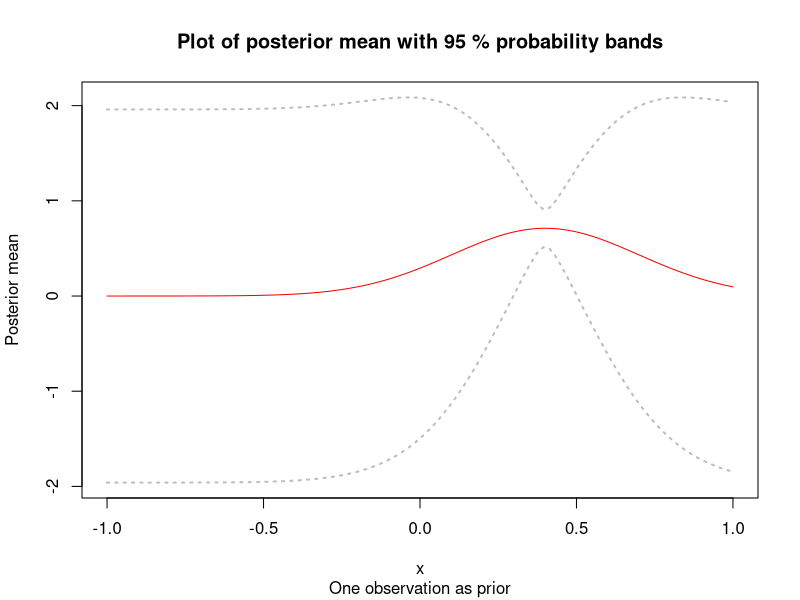
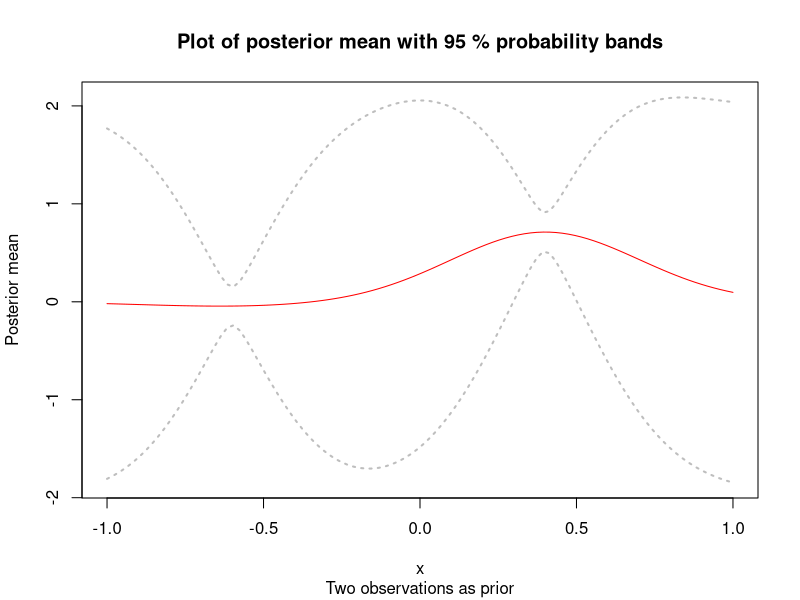
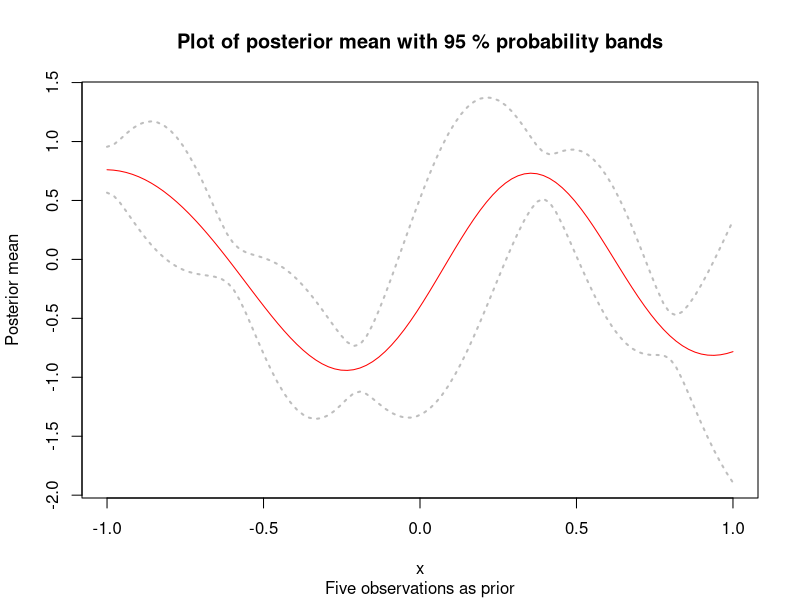
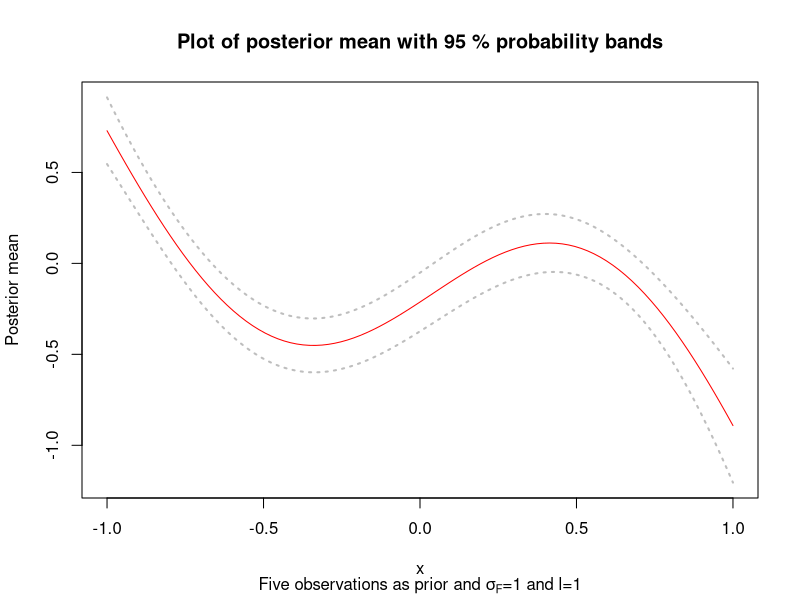

These charts were generated, in order, by the following R code:
library(mvtnorm)

# Covariance function
SquaredExpKernel <- function(x1,x2,sigmaF=1,l=3){
  n1 <- length(x1)
  n2 <- length(x2)
  K <- matrix(NA,n1,n2)
  for (i in 1:n2){
    K[,i] <- sigmaF^2*exp(-0.5*( (x1-x2[i])/l)^2 )
  }
  return(K)
}

posteriorGP = function(X, y, XStar, sigmaNoise, k, ...) {
  n=length(X)
  K=k(X, X, ...)
  kStar=k(X,XStar, ...)
  L = t(chol(K + sigmaNoise^2*diag(n)))
  alpha=solve(t(L),solve(L, y))
  predMean=t(kStar)%*%alpha
  v=solve(L, kStar)
  predVar=k(XStar, XStar, ...)-t(v)%*%v
  return(list(mean=predMean, var=predVar))
}

# 2. Plot one draw from posterior

xTest = seq(-1, 1, length=100)

# Plotting one draw
obs=data.frame(x=0.4, y=0.719)
sigmaF <- 1
sigmaN=0.1
l <- 0.3
posteriorSim=posteriorGP(obs$x, obs$y, xTest, sigmaN, SquaredExpKernel, sigmaF, l)
plot(xTest, posteriorSim$mean, type="l", 
     ylim=c(min(posteriorSim$mean - 1.96*sqrt(diag(posteriorSim$var))), max(posteriorSim$mean + 1.96*sqrt(diag(posteriorSim$var)))),
     col="red", main="Plot of posterior mean with 95 % probability bands", xlab="x", ylab="Posterior mean",
     sub="One observation as prior")
lines(xTest, posteriorSim$mean - 1.96*sqrt(diag(posteriorSim$var)), col = "gray", lwd = 2, lty=21)
lines(xTest, posteriorSim$mean + 1.96*sqrt(diag(posteriorSim$var)), col = "gray", lwd = 2, lty=21)

## 3. Now update posterior with two observations

x=c(0.4, -0.6)
y=c(0.719, -0.044)
obs2=data.frame(x=x, y=y)
posteriorSim2=posteriorGP(obs2$x, obs2$y, xTest, sigmaN, SquaredExpKernel, sigmaF, l)
plot(xTest, posteriorSim2$mean, type="l", 
     ylim=c(min(posteriorSim2$mean-1.96*sqrt(diag(posteriorSim2$var))), max(posteriorSim2$mean+1.96*sqrt(diag(posteriorSim2$var)))),
     col="red", main="Plot of posterior mean with 95 % probability bands", xlab="x", ylab="Posterior mean",
     sub="Two observations as prior")
lines(xTest, posteriorSim2$mean - 1.96*sqrt(diag(posteriorSim2$var)), col = "gray", lwd = 2, lty=21)
lines(xTest, posteriorSim2$mean + 1.96*sqrt(diag(posteriorSim2$var)), col = "gray", lwd = 2, lty=21)

## 4. Now use 5 observations and plot the posterior

x=c(-1, -0.6, -0.2, 0.4, 0.8)
y=c(0.768, -0.044, -0.940, 0.719, -0.664)
obs2=data.frame(x=x, y=y)
posteriorSim2=posteriorGP(obs2$x, obs2$y, xTest, sigmaN, SquaredExpKernel, sigmaF, l)
plot(xTest, posteriorSim2$mean, type="l", 
     ylim=c(min(posteriorSim2$mean-1.96*sqrt(diag(posteriorSim2$var))), max(posteriorSim2$mean+1.96*sqrt(diag(posteriorSim2$var)))),
     col="red", main="Plot of posterior mean with 95 % probability bands", xlab="x", ylab="Posterior mean",
     sub="Five observations as prior")
lines(xTest, posteriorSim2$mean - 1.96*sqrt(diag(posteriorSim2$var)), col = "gray", lwd = 2, lty=21)
lines(xTest, posteriorSim2$mean + 1.96*sqrt(diag(posteriorSim2$var)), col = "gray", lwd = 2, lty=21)

## 5. Repeat 4 with hyperparam sigmaF=1 and l=1

sigmaF=1
l=1
posteriorSim2=posteriorGP(obs2$x, obs2$y, xTest, sigmaN, SquaredExpKernel, sigmaF, l)
plot(xTest, posteriorSim2$mean, type="l", 
     ylim=c(min(posteriorSim2$mean-1.96*sqrt(diag(posteriorSim2$var))), max(posteriorSim2$mean+1.96*sqrt(diag(posteriorSim2$var)))),
     col="red", main="Plot of posterior mean with 95 % probability bands", xlab="x", ylab="Posterior mean",
     sub=expression(paste("Five observations as prior and ", sigma[F], "=1 and l=1")))
lines(xTest, posteriorSim2$mean - 1.96*sqrt(diag(posteriorSim2$var)), col = "gray", lwd = 2, lty=21)
lines(xTest, posteriorSim2$mean + 1.96*sqrt(diag(posteriorSim2$var)), col = "gray", lwd = 2, lty=21)
